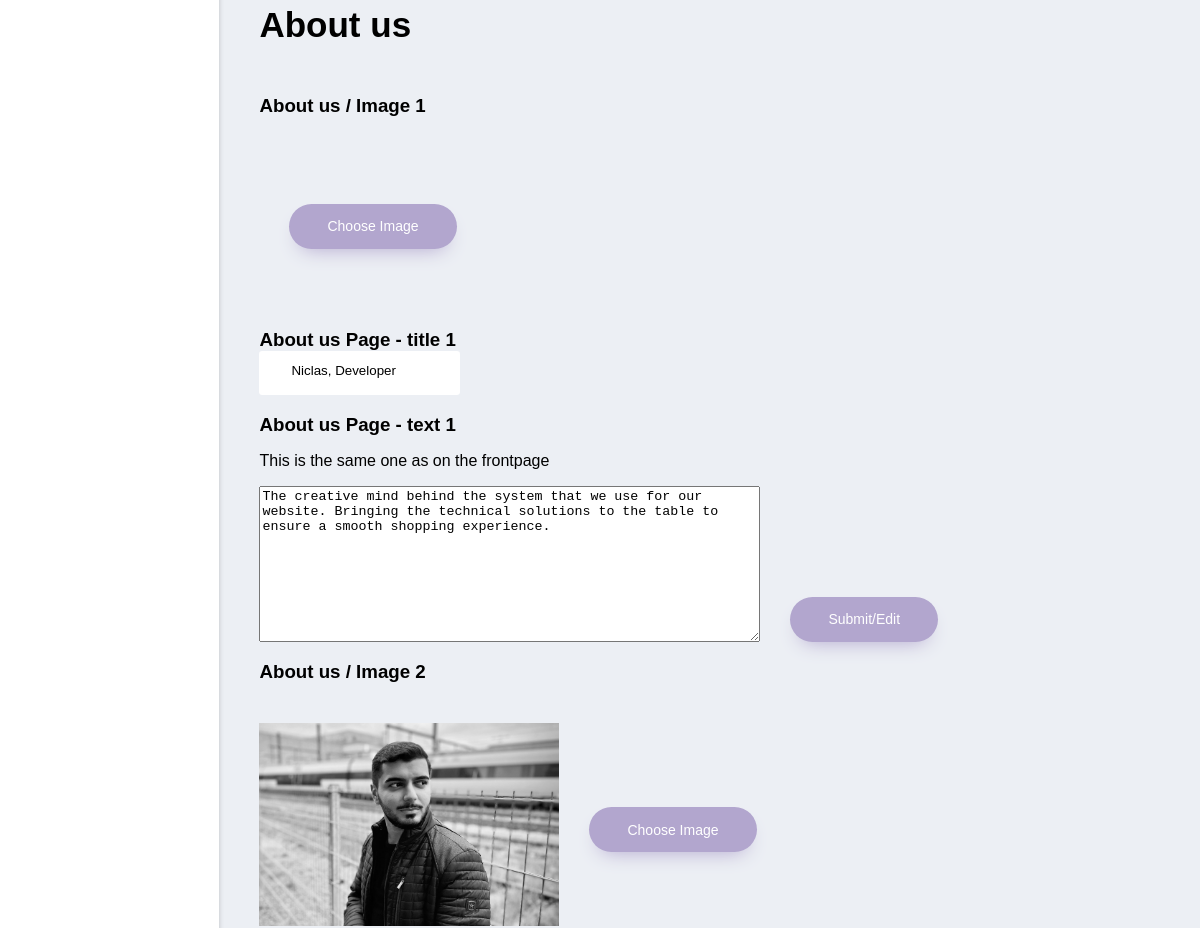
Page /adminFrontpage (signed in, middle part) on the earlier database version.
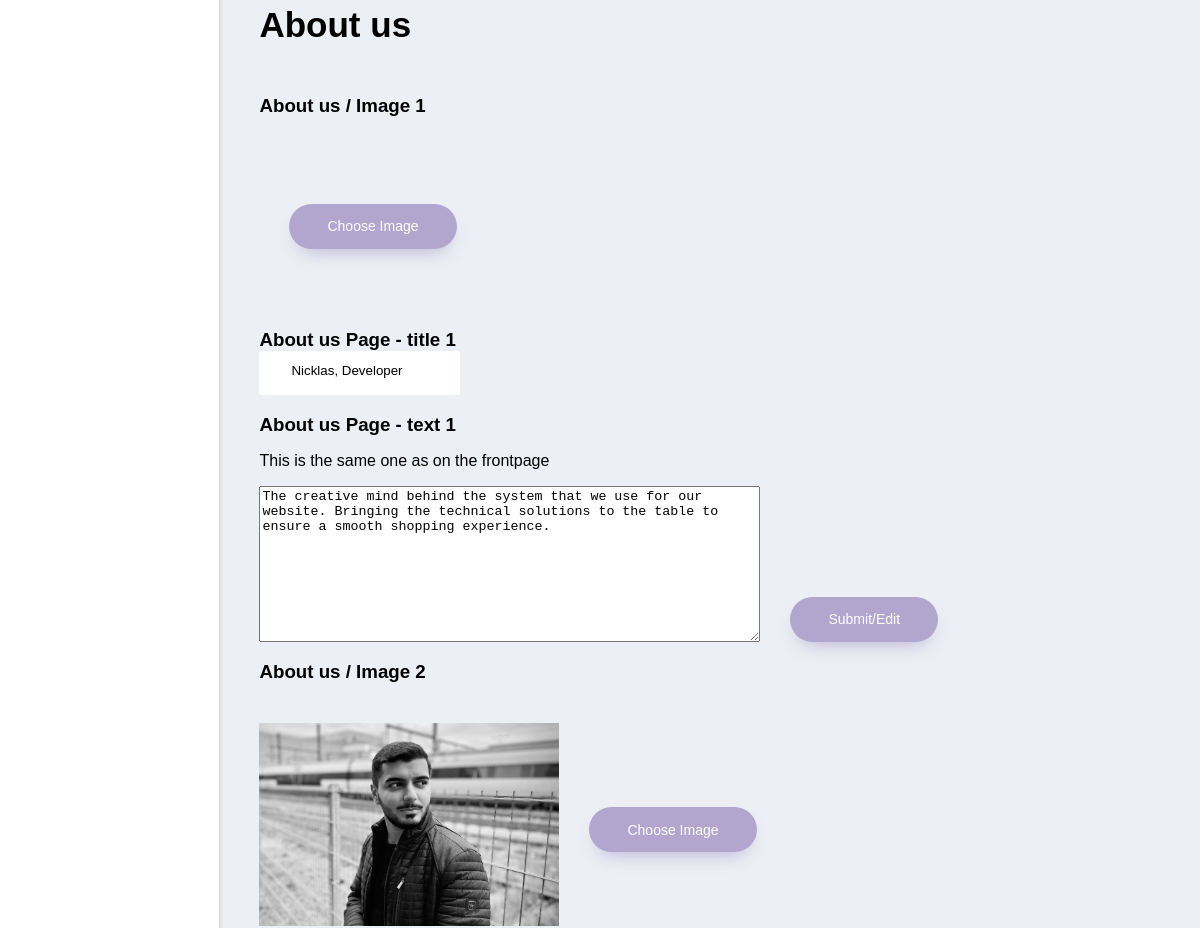
Same page on the later database version.
### tables this page shows
CREATE TABLE IF NOT EXISTS frontpage (
    id varchar(50) NOT NULL PRIMARY KEY,
    `text` text
);

### index.php (called while the page is built, shortened)
<?php
    $request = $_SERVER["REQUEST_URI"];
    $router = new Router($request);
    $router->get('/', 'views/frontend/Home');
    $router->get('/profile', 'views/login/profile');
    $router->get('/editProfileFunction', 'controllers/editProfile');
    $router->get('/loginFunction', 'controllers/login');
    $router->get('/loginFailedFunction', 'controllers/loginFailed');
    $router->get('/signupFunction', 'controllers/signup');
    $router->get('/logoutFunction', 'controllers/logout');
    $router->get('/Product', 'views/frontend/Product');
    $router->get('/ProductType', 'views/frontend/productType');
    $router->get('/ProductSale', 'views/frontend/productSale');
    $router->get('/AboutUS', 'views/frontend/AboutUS');
    $router->get('/Contact', 'views/frontend/Contact');
    $router->get('/Checkout', 'views/frontend/Checkout');
    $router->get('/ProductShow', 'views/frontend/ProductShow');
    $router->get('/NewsShow', 'views/frontend/NewsShow');
    $router->get('/contactSubmit', 'controllers/contactForm');
    $router->get('/Breadcrumb', 'views/frontend/Breadcrumb');
    $router->get('/removeFromCart', 'controllers/removeFromCart');
    $router->get('/editQuantityInCart', 'controllers/editQuantityInCart');
    $router->get('/purchase', 'views/frontend/purchase');
    $router->get('/addToCart', 'controllers/addToCart');
    $router->get('/adminProducts', 'views/backend/products');
    $router->get('/adminUsers', 'views/backend/users');
    $router->get('/adminMedia', 'views/backend/media');
    $router->get('/adminNews', 'views/backend/news');
    $router->get('/adminFrontpage', 'views/backend/frontpage');

### models/handlers/frontpageHandler.php (called while the page is built, shortened)
<?php
$rootPath = "";
require_once $rootPath . "public/dbconn.php";
require_once $rootPath . "models/sql/frontpage.php";
class FrontpageHandler extends Frontpage{
    public $db;
    public function __construct($db) {
        $this->db = $db;
    }
    public function getFrontpage(){
        $getFrontpage = $this->db->prepare($this->getAllFrontpageQuery);
        $getFrontpage->execute();
        return $getFrontpage->fetchAll();
    }
}
$FrontpageHandler = new FrontpageHandler($db);

### controllers/adminFrontpage.php (called while the page is built, shortened)
<?php
$dataset = $FrontpageHandler->getFrontpage();
foreach($dataset as $data){
    if($data['id'] == 'aboutPageTitle1'){
        $aboutPageTitle1 = $data['text'];
    }
    if($data['id'] == 'aboutPageText1'){
        $aboutPageText1 = $data['text'];
    }
    if($data['id'] == 'aboutUsImageTwo'){
        $aboutUsImageTwo = $data['text'];
    }
}

### views/backend/frontpage.php (the view, shortened to what this page needs)
<?php
    $rootPath = "";
    require_once $rootPath . "public/dbconn.php";
    require_once $rootPath . "models/handlers/Usershandler.php";
    require_once $rootPath . "models/handlers/frontpageHandler.php";
    require_once $rootPath . "models/handlers/productsHandler.php";
    require_once $rootPath . "controllers/adminFrontpage.php";
    require_once $rootPath . "views/backend/partials/header.php";
?>
<form class="wrapper frontpage" method="POST" action="/adminEditFrontpageFunction">
    <h2>
        About us
    </h2>
    <div>
        <h3>
                About us / Image 1
        </h3>
        <div class="ImageUploadHandlersStyle">
            <a class="ChooseImageButton height-button button submit" href="/aboutUsOneImagePicker">Choose Image</a>
        </div>
    </div>
    <div>
        <h3>
            About us Page - title 1
        </h3>
        <input class="input" type="text" name="aboutPageTitle1" value="<?php echo $aboutPageTitle1 ?>">
    </div>
    <div >
        <h3>
            About us Page - text 1
        </h3>
        <p>This is the same one as on the frontpage</p>
        <div class="BannerDiv">
            <textarea name="aboutPageText1" id="" cols="60" rows="10"><?php echo $aboutPageText1 ?></textarea>
            <button class="height-button button submit" type="submit">Submit/Edit</button>
        </div>
    </div>
    <div>
        <h3>
                About us / Image 2
        </h3>
        <div class="ImageUploadHandlersStyle">
            <div class="BannerImage">
                <img  src="uploads/<?php echo $aboutUsImageTwo?>" alt="" />
            </div>
            <a class="ChooseImageButton height-button button submit" href="/aboutUsTwoImagePicker">Choose Image</a>
        </div>
    </div>
    <br>
    <br>
    <br>
    <br>
    <br>
    <br>
</form>
<?php
    require_once $rootPath . "views/backend/partials/footer.php";
?>

Differences in the rows shown:
changed frontpage: aboutPageTitle1 "Niclas, Developer" → "Nicklas, Developer"
